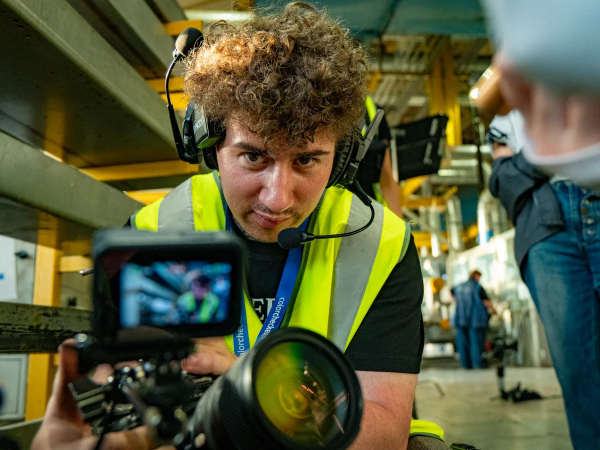
#> input picture assets/img/about-camera.webp, 1200 x 900 px (shown at 1/2 size)
$ python -i inserts.py   (imports and definitions only)
#> lines starting #> are read from the running program, lines starting #| are printed output that depends on the picture
"""Вставки поверх кадра: графика, которую рисует код, а не нейросеть.

Нейросеть не умеет честные приборы и подписи: цифры на экране у неё выдуманные, буквы
плывут. Поэтому всё, где важна точность, рисуется здесь, в стиле сайта (стекло, крем,
янтарь, Inter Tight/JetBrains Mono), и ложится поверх кадра в сборке:

    {"type": "scope"}                                — осциллограмма яркости ЭТОГО кадра (по пикселям)
    {"type": "compare", "left": "LOG", "right": "Rec.709"}
                                                     — левая половина кадра переводится в плоский лог
    {"type": "wheels"}                               — колёса Lift / Gamma / Gain «как в DaVinci»
    {"type": "checklist", "items": ["…", "…"]}      — карточка-список с галочками
    {"type": "chip", "text": "…", "tone": "bad|good|info"} — плашка-вывод

Зона вставок — между титрами и подписью бренда (y 1380…1720 кадра 1080×1920),
чтобы вставка никогда не легла на субтитр.
"""

import colorsys
import math
from pathlib import Path

from PIL import Image, ImageDraw, ImageFilter, ImageFont

ROOT = Path(__file__).resolve().parent
FONTS = ROOT.parent / "assets" / "fonts"

W, H = 1080, 1920
ZONE = (1380, 1720)
CREAM = (245, 239, 226)
AMBER = (232, 180, 94)
DIM = (156, 150, 138)
RED = (255, 90, 106)
GREEN = (35, 201, 140)
GLASS = (10, 10, 12, 205)
EDGE = (255, 255, 255, 26)

TONES = {"bad": RED, "good": GREEN, "info": AMBER}


# [30 lines left out: functions _inter, _mono, _panel, _eyebrow, not called in this run]


# ---------------------------------------------------------------- основа кадра

def logify(img):
    """Как выглядит тот же кадр в логе: тени подняты, света прижаты, цвет ушёл (упрощение:
    кривая степени 1/1,6 и 60 % десатурации, а не формула конкретной камеры)."""
    img = img.convert("RGB")
    lut = [int(255 * (0.16 + 0.62 * (i / 255) ** (1 / 1.6))) for i in range(256)]
    flat = img.point(lut * 3)
    gray = flat.convert("L").convert("RGB")
    return Image.blend(flat, gray, 0.6)


def compare_base(src, dst):
    """Кадр для сравнения: вырез 9:16 как в сборке, левая половина — лог, шов кремовый."""
#> called with src = '../assets/img/about-camera.webp', dst = 'out.png'
    img = Image.open(src).convert("RGB")
#> img is the input picture: PIL image 1200x900 RGB; mean R, G, B 86.6, 90.9, 58.9
    w, h = img.size
#> w = 1200; h = 900
    cw = int(h * 9 / 16)
#> cw = 506
    img = img.crop(((w - cw) // 2, 0, (w - cw) // 2 + cw, h))
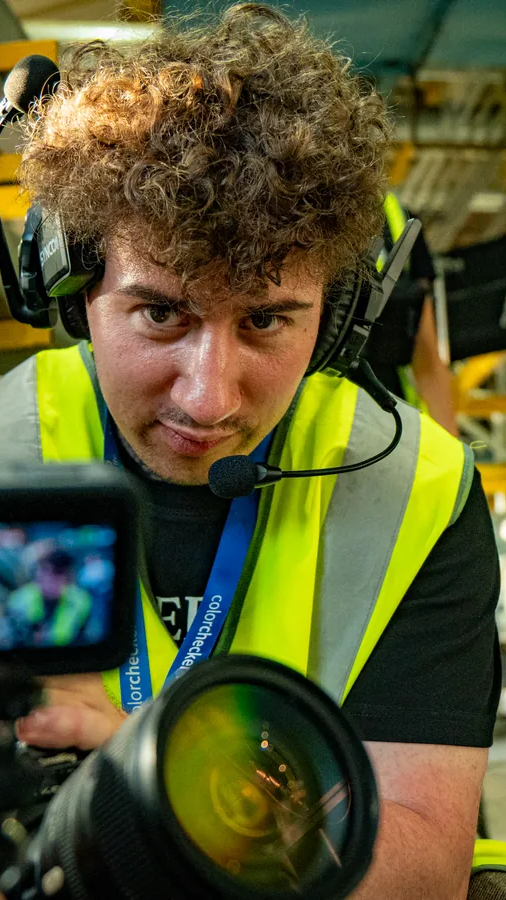
#> img: PIL image 506x900 RGB; mean R, G, B 89.1, 87.6, 46.7
    left = logify(img.crop((0, 0, cw // 2, h)))
#> in logify, `img = img.convert("RGB")`:
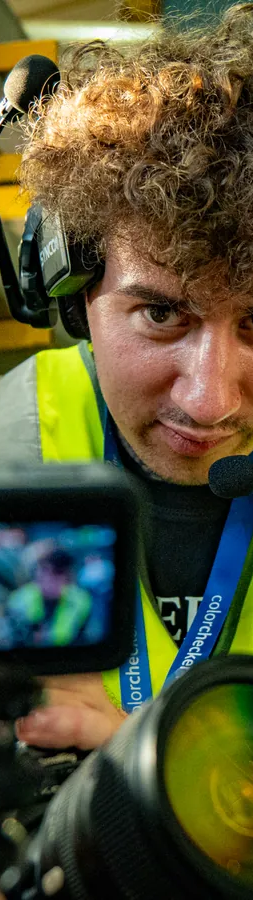
#> img: PIL image 253x900 RGB; mean R, G, B 87.7, 84.8, 53.1
#> in logify, `flat = img.point(lut * 3)`:
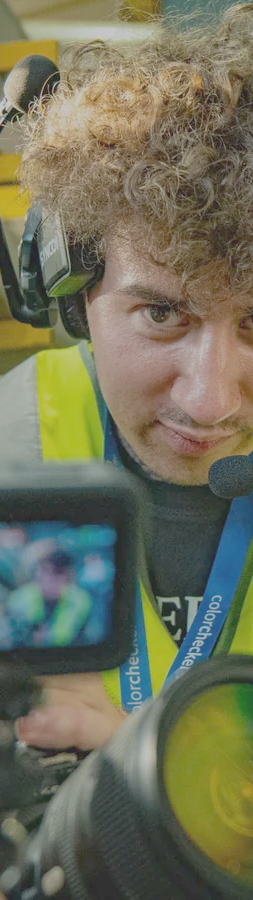
#> flat: PIL image 253x900 RGB; mean R, G, B 112.7, 113.8, 91.3
#> in logify, `gray = flat.convert("L").convert("RGB")`:
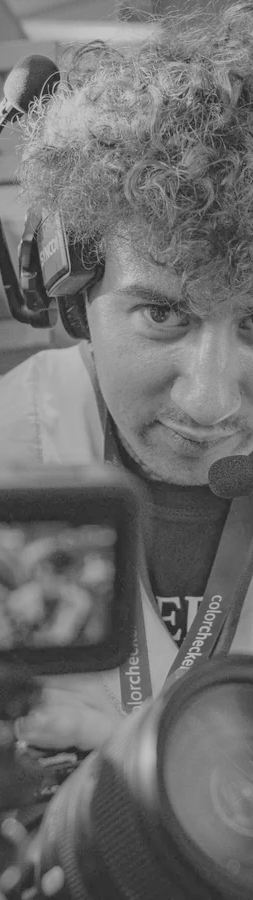
#> gray: PIL image 253x900 RGB; min 40, max 198, mean 110.9
#> in logify, `return Image.blend(flat, gray, 0.6)`:
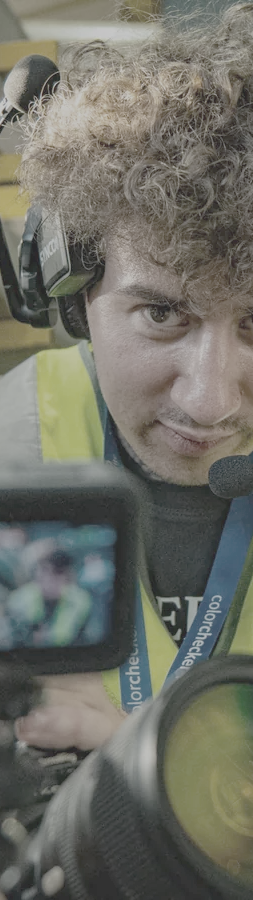
#> returned value: PIL image 253x900 RGB; mean R, G, B 111.2, 111.7, 102.7
    img.paste(left, (0, 0))
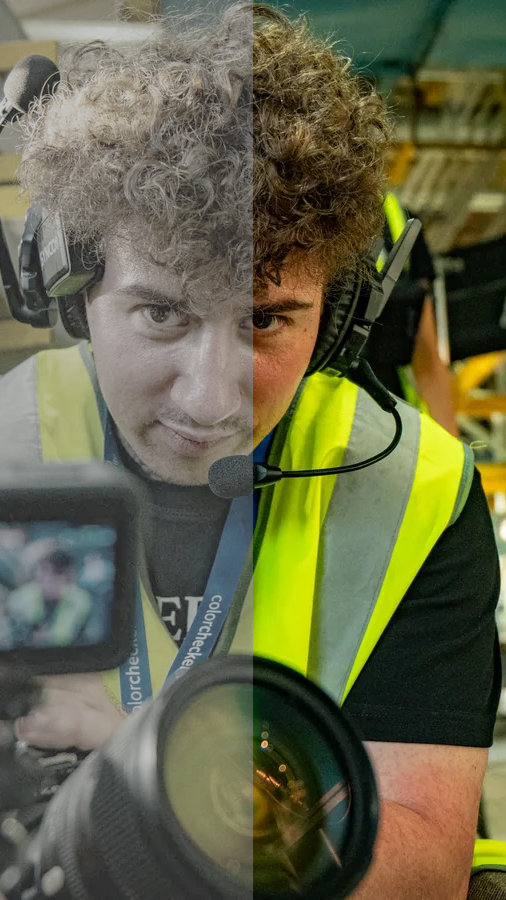
#> img: PIL image 506x900 RGB; mean R, G, B 100.9, 101.1, 71.5
    d = ImageDraw.Draw(img)
    d.line((cw // 2, 0, cw // 2, h), fill=CREAM, width=3)
    img.save(dst)
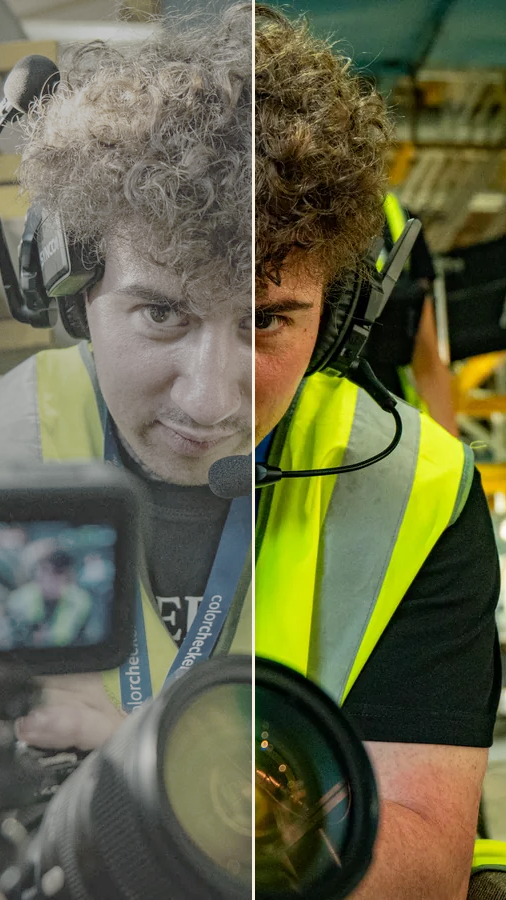
#> saved as out.png: PIL image 506x900 RGB; mean R, G, B 101.8, 102, 72.5


# ---------------------------------------------------------------- вставки

# [137 lines left out: functions scope, compare_labels, wheels, checklist, chip, render, not called in this run]

>>> result = compare_base('../assets/img/about-camera.webp', 'out.png')

$ run again, on assets/img/about-chroma.webp
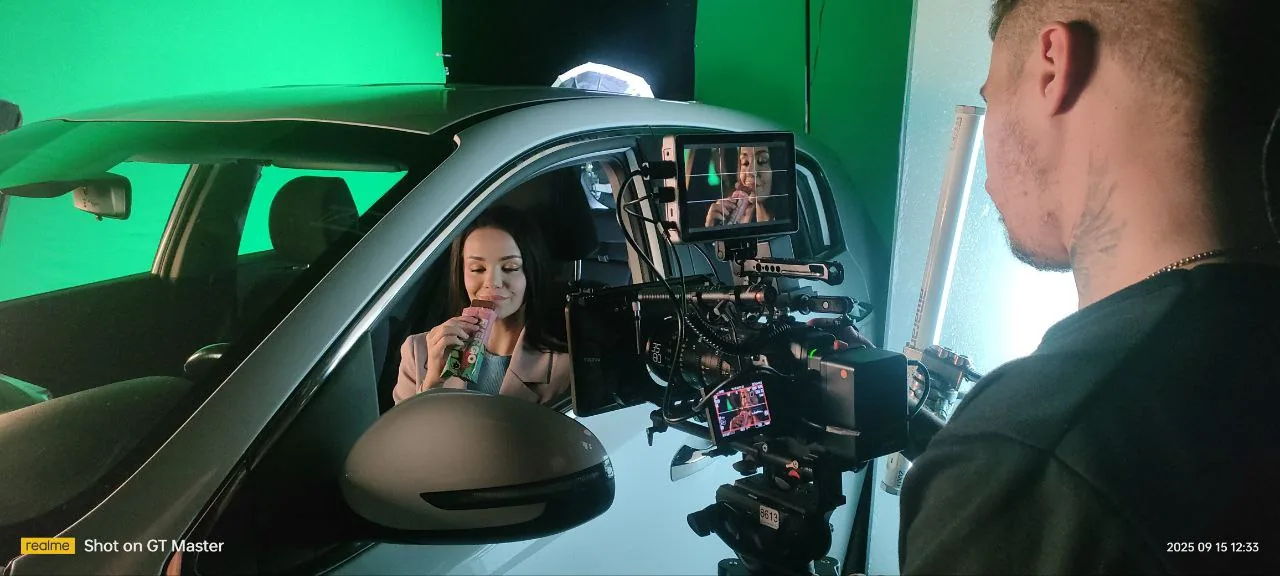
#> input picture assets/img/about-chroma.webp, 1280 x 576 px
#> in compare_base, img is the input picture: PIL image 1280x576 RGB; mean R, G, B 59.5, 93, 78.7
#> in logify, `flat = img.point(lut * 3)`:
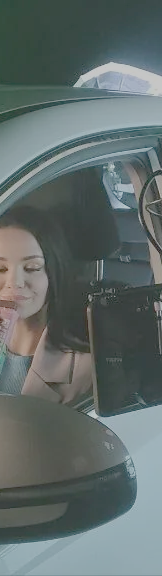
#> flat: PIL image 162x576 RGB; mean R, G, B 96.7, 108, 106.8
#> in compare_base, `img.save(dst)`:
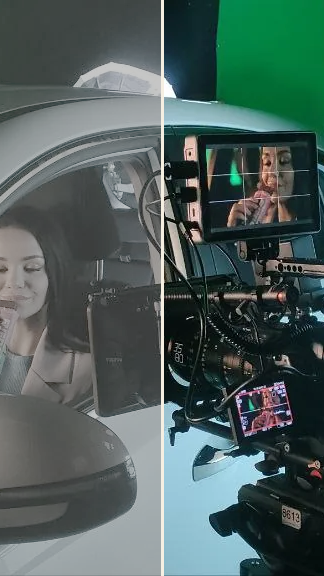
#> saved as out.png: PIL image 324x576 RGB; mean R, G, B 77.1, 94.7, 91.5

$ run again, on assets/img/about-fisheye.webp
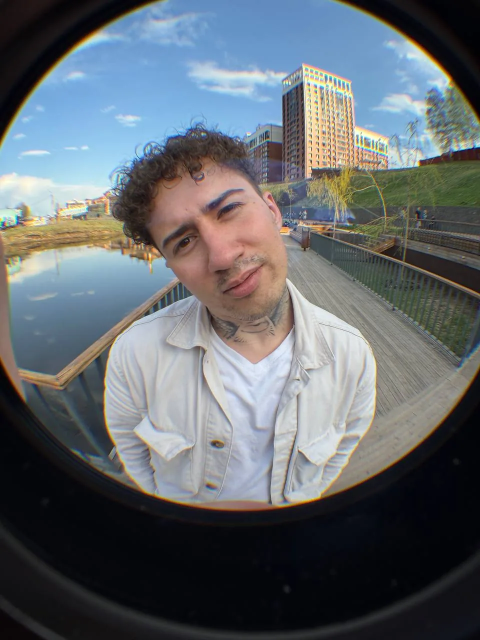
#> input picture assets/img/about-fisheye.webp, 960 x 1280 px (shown at 1/2 size)
#> in compare_base, img is the input picture: PIL image 960x1280 RGB; mean R, G, B 98.6, 104.1, 108.7
#> in logify, `gray = flat.convert("L").convert("RGB")`:
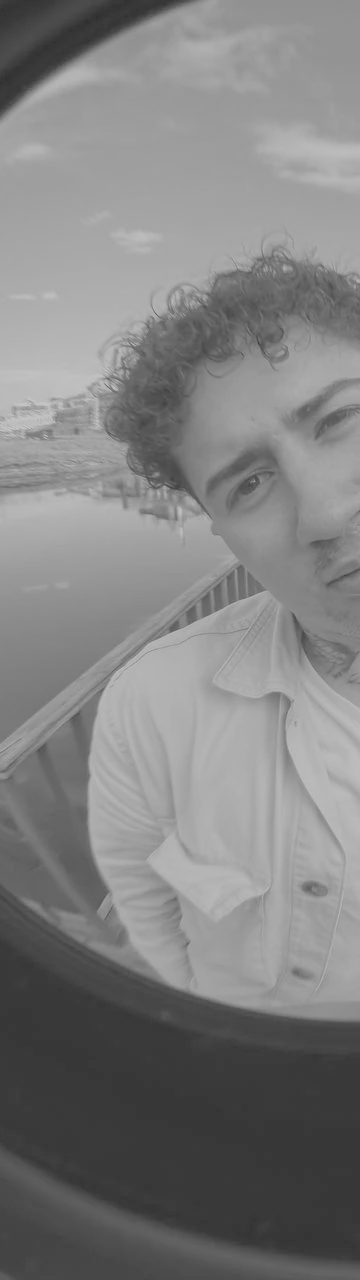
#> gray: PIL image 360x1280 RGB; min 48, max 198, mean 128.5
#> in compare_base, `img.save(dst)`:
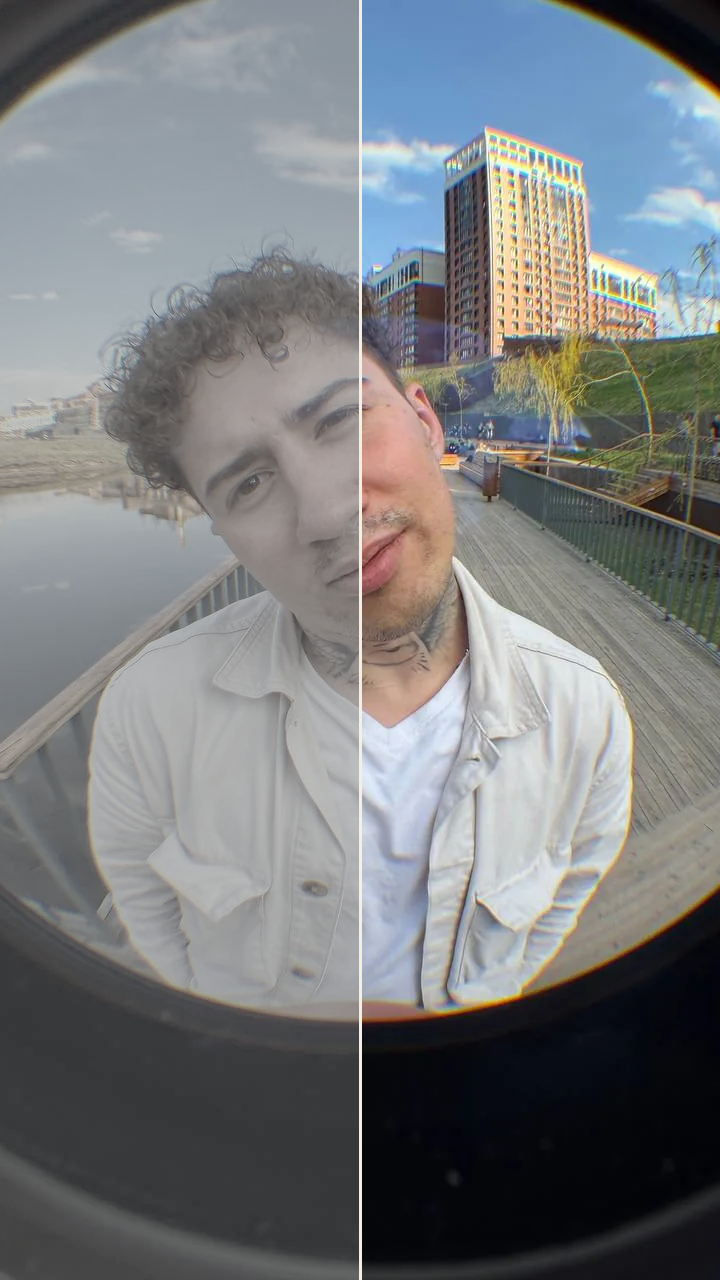
#> saved as out.png: PIL image 720x1280 RGB; mean R, G, B 120.3, 123, 125.2

$ run again, on assets/img/about-monitor.webp
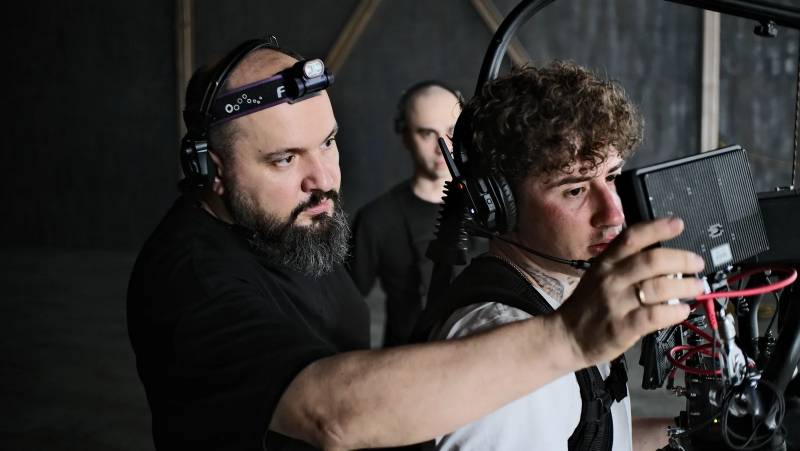
#> input picture assets/img/about-monitor.webp, 1600 x 901 px (shown at 1/2 size)
#> in compare_base, img is the input picture: PIL image 1600x901 RGB; mean R, G, B 55.9, 52, 50
#> in compare_base, `img.save(dst)`:
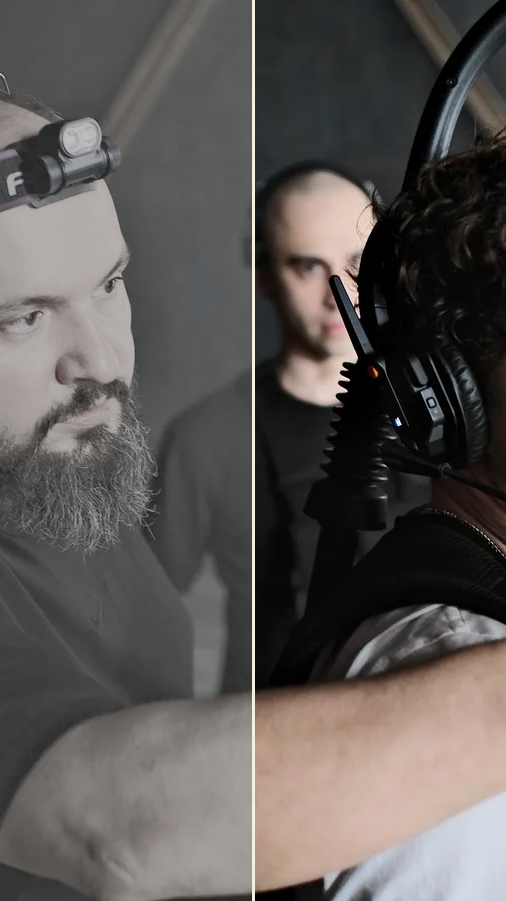
#> saved as out.png: PIL image 506x901 RGB; mean R, G, B 90.6, 86.5, 84.2
